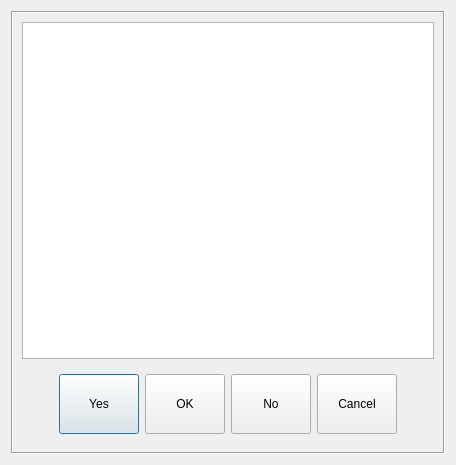
<?xml version="1.0" encoding="UTF-8"?>
<ui version="4.0">
 <class>RMessage</class>
 <widget class="QDialog" name="RMessage">
  <property name="geometry">
   <rect>
    <x>0</x>
    <y>0</y>
    <width>456</width>
    <height>465</height>
   </rect>
  </property>
  <property name="windowTitle">
   <string>Dialog</string>
  </property>
  <layout class="QVBoxLayout" name="verticalLayout_2">
   <item>
    <widget class="QFrame" name="frame">
     <property name="frameShape">
      <enum>QFrame::Box</enum>
     </property>
     <property name="frameShadow">
      <enum>QFrame::Sunken</enum>
     </property>
     <layout class="QVBoxLayout" name="verticalLayout">
      <item>
       <widget class="QTextEdit" name="teMessage">
        <property name="readOnly">
         <bool>true</bool>
        </property>
       </widget>
      </item>
      <item>
       <widget class="QWidget" name="widget" native="true">
        <layout class="QHBoxLayout" name="horizontalLayout">
         <item>
          <spacer name="horizontalSpacer">
           <property name="orientation">
            <enum>Qt::Horizontal</enum>
           </property>
           <property name="sizeHint" stdset="0">
            <size>
             <width>40</width>
             <height>20</height>
            </size>
           </property>
          </spacer>
         </item>
         <item>
          <widget class="QPushButton" name="btnYES">
           <property name="minimumSize">
            <size>
             <width>0</width>
             <height>60</height>
            </size>
           </property>
           <property name="text">
            <string>Yes</string>
           </property>
           <property name="iconSize">
            <size>
             <width>32</width>
             <height>32</height>
            </size>
           </property>
          </widget>
         </item>
         <item>
          <widget class="QPushButton" name="btnOK">
           <property name="minimumSize">
            <size>
             <width>0</width>
             <height>60</height>
            </size>
           </property>
           <property name="text">
            <string>OK</string>
           </property>
           <property name="iconSize">
            <size>
             <width>32</width>
             <height>32</height>
            </size>
           </property>
          </widget>
         </item>
         <item>
          <widget class="QPushButton" name="btnCancel">
           <property name="minimumSize">
            <size>
             <width>0</width>
             <height>60</height>
            </size>
           </property>
           <property name="text">
            <string>No</string>
           </property>
           <property name="iconSize">
            <size>
             <width>32</width>
             <height>32</height>
            </size>
           </property>
          </widget>
         </item>
         <item>
          <widget class="QPushButton" name="btnCancel_2">
           <property name="minimumSize">
            <size>
             <width>0</width>
             <height>60</height>
            </size>
           </property>
           <property name="text">
            <string>Cancel</string>
           </property>
           <property name="iconSize">
            <size>
             <width>32</width>
             <height>32</height>
            </size>
           </property>
          </widget>
         </item>
         <item>
          <spacer name="horizontalSpacer_2">
           <property name="orientation">
            <enum>Qt::Horizontal</enum>
           </property>
           <property name="sizeHint" stdset="0">
            <size>
             <width>40</width>
             <height>20</height>
            </size>
           </property>
          </spacer>
         </item>
        </layout>
       </widget>
      </item>
     </layout>
    </widget>
   </item>
  </layout>
 </widget>
 <resources/>
 <connections/>
</ui>
